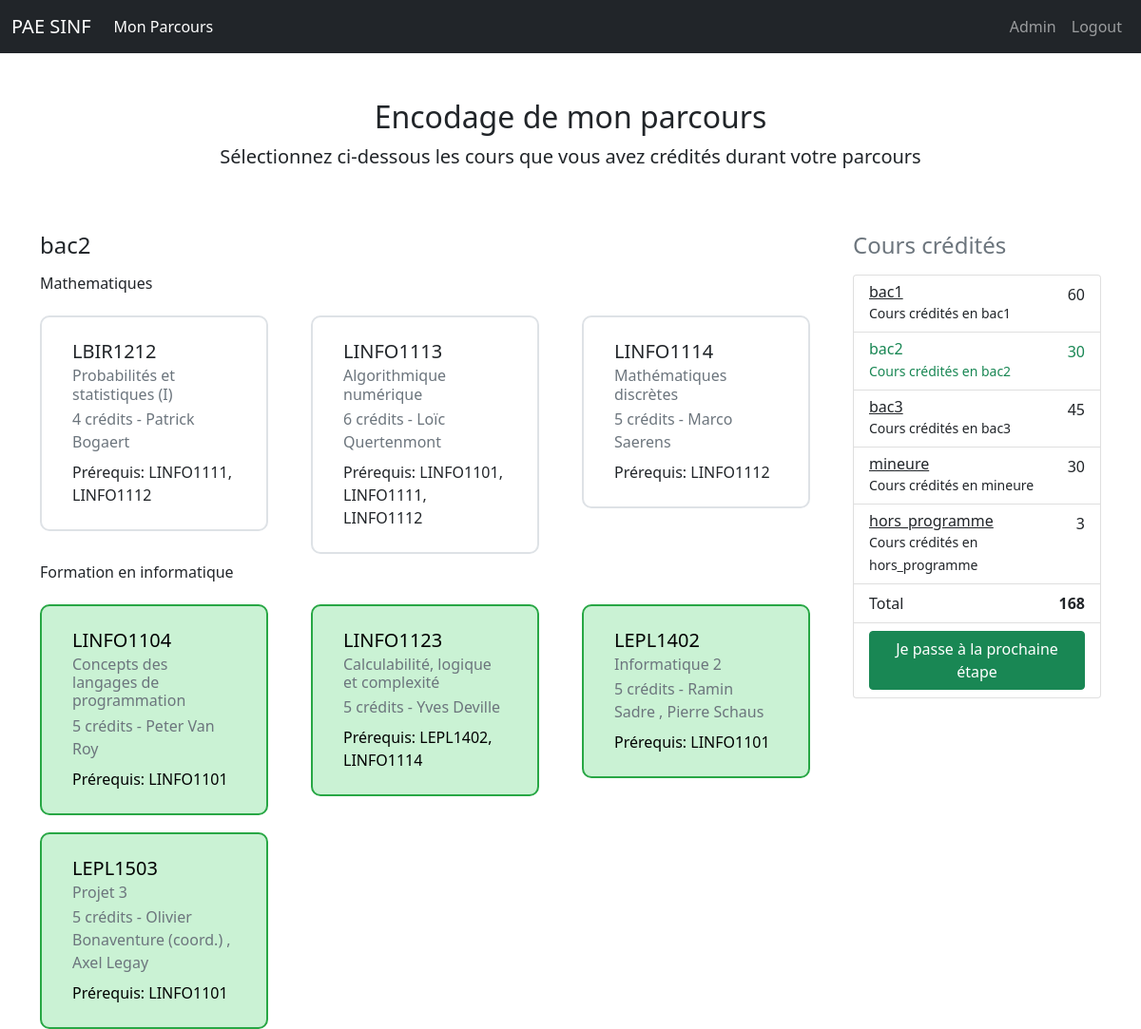
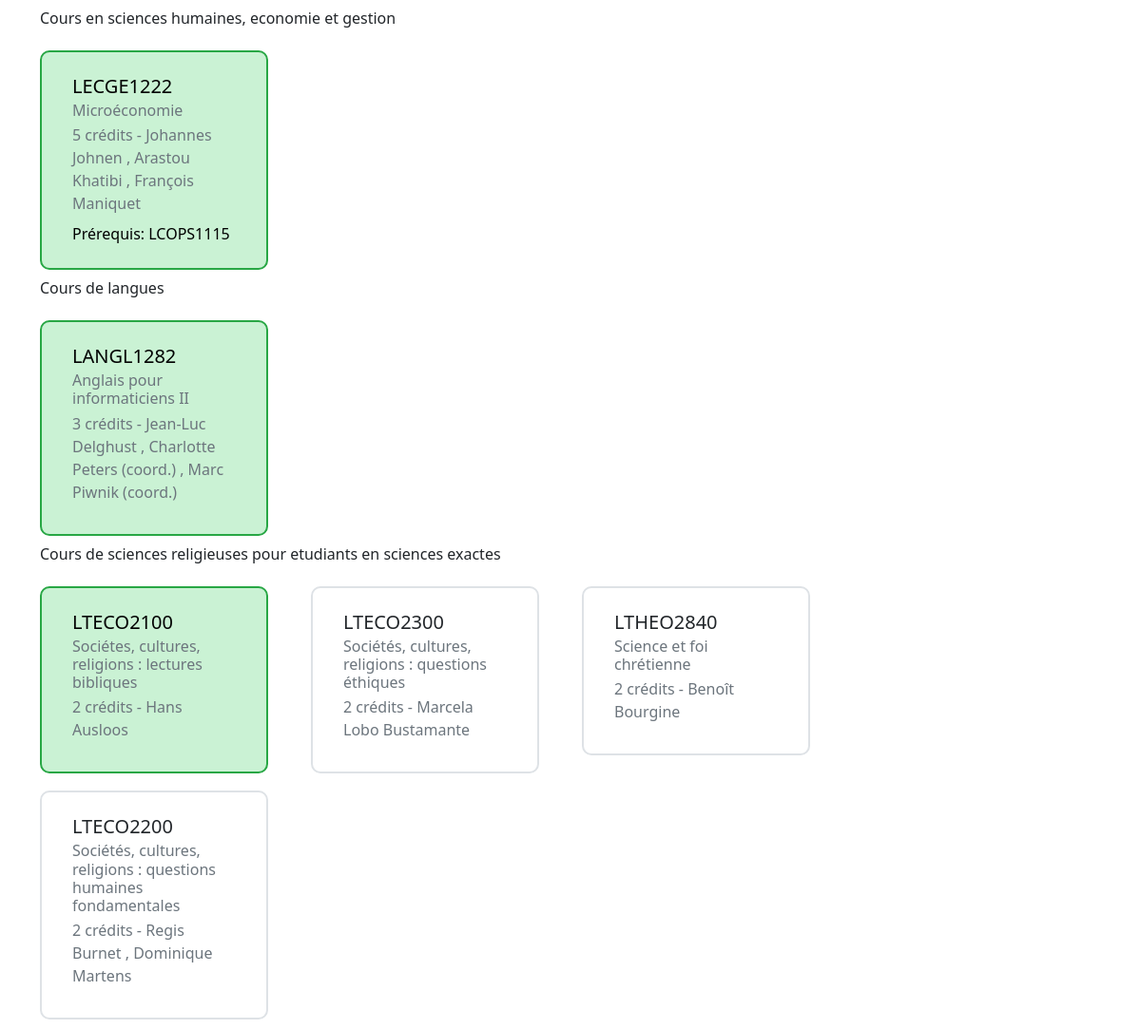
Screenshot of /encodage/bac2 (signed in) with the database file from the repository (2 pictures, top to bottom).
### app/encodage/models.py (models this page shows, shortened)
class SucceededCourse(db.Model):
    id = db.Column(db.Integer, primary_key=True)
    username = db.Column(db.String(20), nullable=False)
    course_acronym = db.Column(db.String(10), nullable=False)
    course_title = db.Column(db.String(150), nullable=False)
    bloc = db.Column(db.String(10), nullable=False)
    cts = db.Column(db.Integer(), nullable=False)
    other_out_program = db.Column(db.Boolean(), nullable=False, default=False)
    other_minor = db.Column(db.Boolean(), nullable=False, default=False)
    def build_user_cts_dict(username):
        courses = SucceededCourse.query.filter_by(username=username).all()
        cts = {"bac1":0, "bac2":0, "bac3":0, "mineure":0, "hors_programme":0}
        for course in courses:
            cts[course.bloc] += course.cts
        return cts

### app/encodage/controllers.py (the view, shortened to what this page needs)
@mod_encodage.route("/<year>")
@login_required
def bac(year):
    prev_courses_object = SucceededCourse.query.filter_by(username=current_user.username, bloc=year).all()
    prev_courses = list(map(lambda x: x.course_acronym, prev_courses_object))
    user_cts = SucceededCourse.build_user_cts_dict(current_user.username)
    if year == "mineure" and current_user.minor != "appsinf":
        return render_template("encodage/index.html", current_user=current_user, title="Mon parcours", year=year, data=program_json[year], prev_courses=prev_courses_object, user_cts=user_cts, available_endpoints=available_endpoints)
    return render_template("encodage/index.html", current_user=current_user, title="Mon parcours", year=year, data=program_json[year], prev_courses=prev_courses, user_cts=user_cts, available_endpoints=available_endpoints)

### app/auth/models.py (called while the page is built)
@login_manager.user_loader
def load_user(user_id):
    return User.query.get(int(user_id))

### app/templates/encodage/index.html (shortened to what this page needs)
{% extends 'base.html' %}
{% import 'sidebar.html' as sidebar %}
{% import 'dynamicTable.html' as dynamicTable %}
{% block content %}
<div class="container">
  <div class="py-5 text-center">
    <h2>Encodage de mon parcours</h2>
    <p class="lead">Sélectionnez ci-dessous les cours que vous avez crédités durant votre parcours</p>
  </div>
  <div class="row">
    {{ sidebar.sidebar(year,available_endpoints, user_cts) }}
    <div class="col-md-9 order-md-1">
      <h4 class="mb-3" id="title">{{year}}</h4>
      <form id="courseForm" method="post" >
        <div class="row">
          {% if data %}
            {% for category in data %}
              <h6 class="my-0 mb-3">{{category}}</h6>
              {% for sigle in data[category]["course"] %}
                <div class="boxed-check-group boxed-check-success col mt-2"">
                  <label class="boxed-check">
                        <div class="boxed-check-label card" style="width: 15rem;">
                          <div class="card-body">
                            <h5 class="card-title">{{sigle}}</h5>
                            <h6 class="card-subtitle mb-2 text-muted">{{ data[category]["course"][sigle]["name"]}}</h6>
                            <p class="card-subtitle mb-2 text-muted">{{ data[category]["course"][sigle]["cts"]}} crédits - {{ data[category]["course"][sigle]["teachers"]}}</h6>
                            {% if data[category]["course"][sigle]["prerequisite"] %}
                            <footer class="footer">Prérequis: {{ ", ".join(data[category]["course"][sigle]["prerequisite"])}}</footer>
                            {% endif %}
                          </div>
                        </div>
                        </label>
                </div>
                {% endfor %}
            {% endfor %}
          {% endif %}
        </div>
      </form>
    </div>
</div>
{% endblock %}

### app/templates/sidebar.html
{% macro sidebar(year, available_endpoints, user_cts) -%}
<div class="col-md-3 order-md-2 mb-4">
      <div class="position-md-fixed">
            <h4 class="d-flex justify-content-between align-items-center mb-3">
                  <span class="text-muted">Cours crédités</span>
            </h4>
            <ul class="list-group mb-3">
                  {% for endpoint in available_endpoints %}
                  <li class="list-group-item d-flex justify-content-between lh-condensed">
                        <div>
                              <div {% if year==endpoint %} class="text-success" {% endif %}>
                                    {% if year == endpoint %}
                                    <h6 class="my-0 text-success">{{endpoint}}</h6>
                                    {% else %}
                                    <h6 class="my-0">
                                          <h6 class="my-0"><a href="/encodage/{{endpoint}}"
                                                      class="link-dark">{{endpoint}}</a></h6>
                                          {% endif %}
                                          <small {% if year==endpoint %} class="text-success" {% endif %}>Cours crédités
                                                en {{endpoint}}</small>
                              </div>
                        </div>
                        {% if year == endpoint %}
                        <span class="text-success" id="{{endpoint}}">0</span>
                        {% else %}
                        <span id="{{endpoint}}">{{user_cts[endpoint]}}</span>
                        {% endif %}
                  </li>
                  {% endfor %}
                  <li class="list-group-item d-flex justify-content-between">
                        <span>Total</span>
                        <strong id="Total">0</strong>
                  </li>
                  <li class="list-group-item d-flex justify-center">
                        {% if year %}
                        <button type="submit" form="courseForm" id="submitForm" class="btn btn-success">Je passe à la
                              prochaine étape</button>
                        {% else %}
                        <a href="{{url_for('pae.pae')}}" class="btn btn-success">Je confirme mon parcours et j'encode mon PAE</a>
                        {% endif%}
                  </li>
            </ul>
      </div>
</div>
{%- endmacro %}

### rows the page displays
SucceededCourse: bloc "hors_programme", cts "3"
SucceededCourse: sigle "LINFO1114", data "Mathématiques discrètes", cts "5", data "Marco Saerens", course_acronym "LINFO1112"
SucceededCourse: course_acronym "LINFO1104", course_title "Concepts des langages de programmation", cts "5", data "Peter Van Roy", value "LINFO1101"
SucceededCourse: course_acronym "LINFO1123", course_title "Calculabilité, logique et complexité", cts "5", data "Yves Deville", value "LEPL1402, LINFO1114"
SucceededCourse: course_acronym "LEPL1402", course_title "Informatique 2", cts "5", data "Ramin Sadre , Pierre Schaus", value "LINFO1101"
SucceededCourse: course_acronym "LEPL1503", course_title "Projet 3", cts "5", data "Olivier Bonaventure (coord.) , Axel Legay", value "LINFO1101"
SucceededCourse: course_acronym "LECGE1222", course_title "Microéconomie", cts "5", data "Johannes Johnen , Arastou Khatibi , François Maniquet", value "LCOPS1115"
SucceededCourse: course_acronym "LANGL1282", course_title "Anglais pour informaticiens II", cts "3", data "Jean-Luc Delghust , Charlotte Peters (coord.) , Marc Piwnik (coord.)"
SucceededCourse: course_acronym "LTECO2100", course_title "Sociétes, cultures, religions : lectures bibliques", cts "2", data "Hans Ausloos"

### other values shown
{{ endpoint }} "bac1" "bac3" "mineure"
{{ endpoint }} "bac1" "bac2" "bac3" "mineure"
{{ user_cts[endpoint] }} "60" "45" "30"
{{ endpoint }} "bac2"
{{ year }} "bac2"
{{ category }} "Mathematiques" "Formation en informatique" "Cours en sciences humaines, economie et gestion" "Cours de langues" "Cours de sciences religieuses pour etudiants en sciences exactes"
{{ sigle }} "LBIR1212" "LINFO1113" "LTECO2300" "LTHEO2840" "LTECO2200"
{{ data[category]["course"][sigle]["name"] }} "Probabilités et statistiques (I)" "Algorithmique numérique" "Sociétés, cultures, religions : questions éthiques" "Science et foi chrétienne" "Sociétés, cultures, religions : questions humaines fondamentales"
{{ data[category]["course"][sigle]["cts"] }} "4" "6" "2" "2" "2"
{{ data[category]["course"][sigle]["teachers"] }} "Patrick Bogaert" "Loïc Quertenmont" "Marcela Lobo Bustamante" "Benoît Bourgine" "Regis Burnet , Dominique Martens"
{{ ", ".join(data[category]["course"][sigle]["prerequisite"]) }} "LINFO1111, LINFO1112" "LINFO1101, LINFO1111, LINFO1112"
